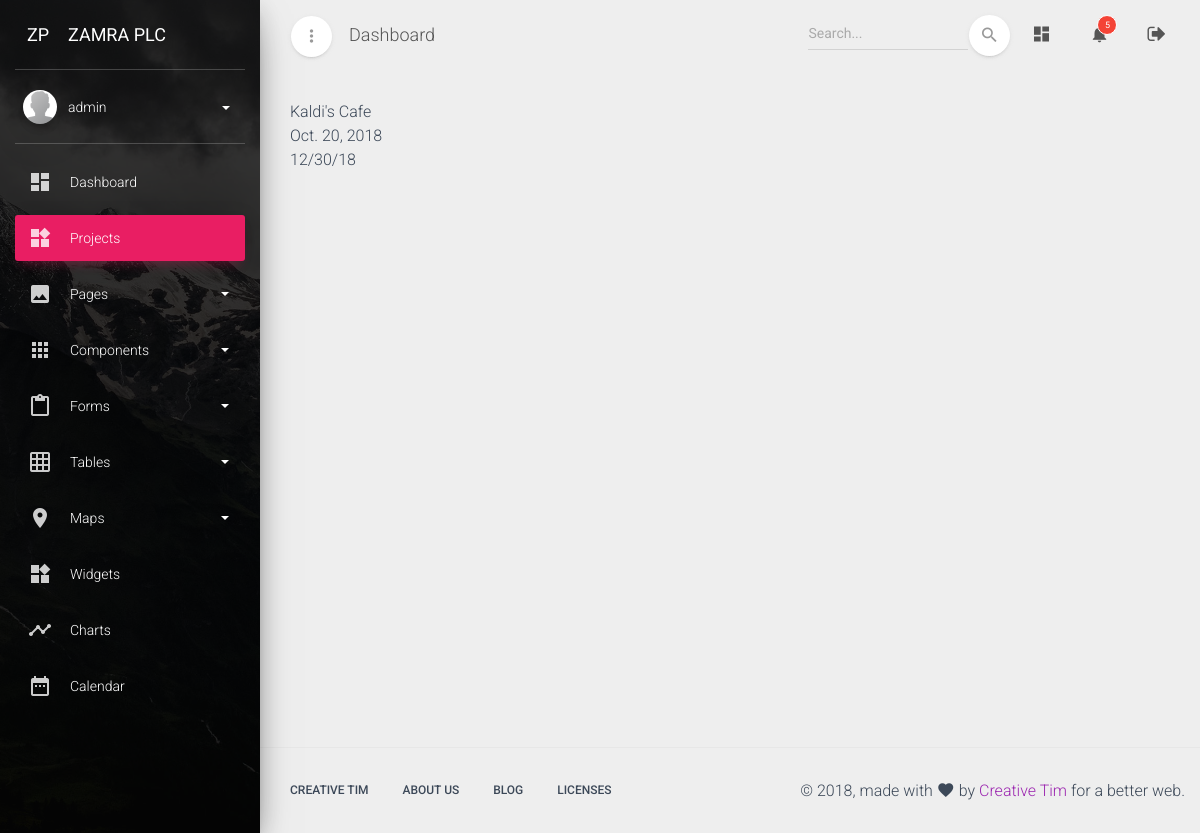
The page /dashboard/project/5 (signed in) on the database its author committed.
### dashboard/models.py (models this page shows, shortened)
class CustomUser(AbstractUser):
    avatar = models.ImageField(upload_to='avatars/', null=True, blank=True)
    full_name = models.CharField(max_length=120)
    job_title = models.CharField(max_length=100)
    bio = models.TextField('Short Bio', null=True, blank=True)
    projects_followed = models.ManyToManyField(
        'Project',
        related_name='projects_followed',
        blank=True
    )
    projects_administered = models.ManyToManyField(
        'Project',
        related_name='projects_administered',
        blank=True
    )
    is_project_admin = models.BooleanField(
        'Administer Project Detals',
        default=False,
    )
    is_insurance_admin = models.BooleanField(
        'Administer Insurance Details',
        default=False,
    )
    is_variation_admin = models.BooleanField(
        'Administer Variation Details',
        default=False,
    )
    is_claim_admin = models.BooleanField(
        'Administer Time Claim Details',
        default=False,
    )
    is_payment_admin = models.BooleanField(
        'Administer Payment Details',
        default=False,
    )
    def get_screen_name(self):
        if self.full_name:
            return self.get_full_name()
        else:
            return self.username

class Project(models.Model):
    CONSTRUCTION_TYPE_CHOICES = (
        ('builiding', 'Buildings and Structures'),
        ('road', 'Road and Highway'),
        ('water', 'Water and Irrigations'),
    )
    PROJECT_STATUS_CHOICES = (
        (1, 'Unknown'),
        (2, 'Mobilization'),
        (3, 'Active'),
        (4, 'Rectification'),
        (5, 'Suspended'),
        (6, 'Terminated'),
        (7, 'Closed'),
    )
    construction_type = models.CharField(
        max_length=60,
        choices=CONSTRUCTION_TYPE_CHOICES,
        default='builiding'
    )
    status = models.IntegerField(
        'Project Status',
        choices=PROJECT_STATUS_CHOICES,
        default=1,
    )
    consultant = models.ForeignKey(Consultant, on_delete=models.CASCADE)
    employer = models.CharField(
        max_length=100,
        help_text='Official full name of the Employer',
    )
    full_name = models.CharField(
        'Official Project Title',
        max_length=100,
        help_text='Official full name of the construction project',
    )
    short_name = models.CharField(
        'Short Unofficial Project Title',
        max_length=100,
        help_text='Short common name of the construction project',
    )
    project_code = models.CharField(
        'Project Code (Optional)',
        max_length=30,
        null=True, blank=True,
    )
    description = models.TextField(
        'Short Project Description',
        null=True, blank=True,
        help_text='Short description of the construction project. (Optional)',
    )
    contract_amount = models.DecimalField(
        max_digits=16, decimal_places=2,
        null=True, blank=True,
        help_text='Project contract amount in ETB (before VAT)',
    )
    signing_date = models.DateField(
        'Agreement Signing Date',
        null=True, blank=True,
    )
    site_handover = models.DateField(
        'Site Handover Date',
        null=True, blank=True,
    )
    commencement_date = models.DateField(
        'Commenecment Date',
        null=True, blank=True,
    )
    period = models.PositiveIntegerField(
        'Contract Period',
        null=True, blank=True,
        help_text='Project life time in calendar days')
    completion_date = models.DateField(
        'Intended Completion Date',
        null=True, blank=True,
        help_text='User yyyy-mm-dd format',
    )
    is_published = models.BooleanField('Published status', default=False)
    created_at = models.DateTimeField(auto_now_add=True)
    updated_at = models.DateTimeField(auto_now=True)
    objects = models.Manager()
    my_projects = managers.ProjectManager()
    class Meta:
        ordering = ['status', '-updated_at', 'short_name', ]
    def __str__(self):
        return self.short_name

### dashboard/views/projects.py (the view)
# urls.py: path('project/<int:pk>', projects.ProjectDetail.as_view(), name='project-detail'),
class ProjectDetail(LoginRequiredMixin, generic.DetailView):
    model = models.Project
    template_name = 'dashboard/projects/project_detail.html'
    def get_context_data(self, *args, **kwargs):
        context = super(ProjectDetail, self).get_context_data(*args, **kwargs)
        context['page_name'] = 'Projects'
        return context

### dashboard/templates/dashboard/projects/project_detail.html
{% extends 'dashboard_base.html' %}
{% load static %}
{% block content %}
   {{ project }}
   <br>
   {{ project.signing_date }}
   <br>
   {{ project.commencement_date|date:'m/d/y' }}
{% endblock content %}

### dashboard/templates/dashboard_base.html (shortened to what this page needs)
{% load static %}
<!DOCTYPE html>
<html lang="en">
<head>
  <link rel="stylesheet" href="https://maxcdn.bootstrapcdn.com/font-awesome/latest/css/font-awesome.min.css">
  <link rel="stylesheet" href="{% static 'assets/css/material-dashboard.min.css' %}">
  <link rel="stylesheet" href="{% static 'assets/css/custom.css' %}">
</head>
<body class="">
  <div class="wrapper">
  {% block wrapper %}
    <div class="sidebar" data-color="rose" data-background-color="black" data-image="{% static 'assets/img/sidebar-1.jpg' %}">
    {% block sidebar %}
        <div class="logo">
        {% block logo %}
            <a href="#" class="simple-text logo-mini">
                 ZP
            </a>
            <a href="#" class="simple-text logo-normal">
                 Zamra Plc
            </a>
        {% endblock logo %}
        </div>
        <div class="sidebar-wrapper">
        {% block sidebar_wrapper %}
            <div class="user">
                <div class="photo">
                    <img src="{% static 'assets/img/default-avatar.png' %}" />
                </div>
                <div class="user-info">
                    <a data-toggle="collapse" href="dashboard.html#collapseExample" class="username">
                        <span>
                           {{ user.get_screen_name }}
                          <b class="caret"></b>
                        </span>
                    </a>
                </div>
            </div>
            <ul class="nav">
                <li class="nav-item ">
                    <a class="nav-link" href="{% url 'dashboard:index' %}">
                        <i class="material-icons">dashboard</i>
                        <p> Dashboard </p>
                    </a>
                </li>
                <li class="nav-item {% if page_name == 'Projects' %} active {% endif %} ">
                    <a class="nav-link" href="{% url 'dashboard:project-list' %}">
                        <i class="material-icons">widgets</i>
                        <p> Projects </p>
                    </a>
                </li>
                <li class="nav-item ">
                    <a class="nav-link" data-toggle="collapse" href="dashboard.html#pagesExamples">
                        <i class="material-icons">image</i>
                        <p> Pages
                           <b class="caret"></b>
                        </p>
                    </a>
                </li>
                <li class="nav-item ">
                    <a class="nav-link" data-toggle="collapse" href="dashboard.html#componentsExamples">
                        <i class="material-icons">apps</i>
                        <p> Components
                           <b class="caret"></b>
                        </p>
                    </a>
                </li>
                <li class="nav-item ">
                    <a class="nav-link" data-toggle="collapse" href="dashboard.html#formsExamples">
                        <i class="material-icons">content_paste</i>
                        <p> Forms
                           <b class="caret"></b>
                        </p>
                    </a>
                </li>
                <li class="nav-item ">
                    <a class="nav-link" data-toggle="collapse" href="dashboard.html#tablesExamples">
                        <i class="material-icons">grid_on</i>
                        <p> Tables
                           <b class="caret"></b>
                        </p>
                    </a>
                </li>
                <li class="nav-item ">
                    <a class="nav-link" data-toggle="collapse" href="dashboard.html#mapsExamples">
                        <i class="material-icons">place</i>
                        <p> Maps
                           <b class="caret"></b>
                        </p>
                    </a>
                </li>
                <li class="nav-item ">
                    <a class="nav-link" href="widgets.html">
                        <i class="material-icons">widgets</i>
                        <p> Widgets </p>
                    </a>
                </li>
                <li class="nav-item ">
                    <a class="nav-link" href="charts.html">
                        <i class="material-icons">timeline</i>
                        <p> Charts </p>
                    </a>
                </li>
                <li class="nav-item ">
                    <a class="nav-link" href="calendar.html">
                        <i class="material-icons">date_range</i>
                        <p> Calendar </p>
                    </a>
                </li>
            </ul>
        {% endblock sidebar_wrapper %}
        </div>
    {% endblock sidebar %}
    </div>
    <div class="main-panel">
    {% block main_panel %}
        <nav class="navbar navbar-expand-lg navbar-transparent  navbar-absolute fixed-top">
        	<div class="container-fluid">
            <div class="navbar-wrapper">
              <div class="navbar-minimize">
                <button id="minimizeSidebar" class="btn btn-just-icon btn-white btn-fab btn-round">
                    <i class="material-icons text_align-center visible-on-sidebar-regular">more_vert</i>
                </button>
              </div>
        			<a class="navbar-brand" href="dashboard.html#pablo">Dashboard</a>
        		</div>
        	    <div class="collapse navbar-collapse justify-content-end">
              <form class="navbar-form">
                  <div class="input-group no-border">
                      <input type="text" value="" class="form-control" placeholder="Search...">
                      <button type="submit" class="btn btn-white btn-round btn-just-icon">
                        <i class="material-icons">search</i>
                        <div class="ripple-container"></div>
                      </button>
                  </div>
              </form>
        			<ul class="navbar-nav">
        				<li class="nav-item">
        					<a class="nav-link" href="{% url 'dashboard:index' %}">
                    <i class="material-icons">dashboard</i>
        					</a>
        				</li>
        				<li class="nav-item dropdown">
        					<a class="nav-link" href="https://creative-tim.com" id="navbarDropdownMenuLink" data-toggle="dropdown" aria-haspopup="true" aria-expanded="false">
                    <i class="material-icons">notifications</i>
                    <span class="notification">5</span>
        					</a>
        				</li>
        				<li class="nav-item">
        					<a class="nav-link" href="{% url 'dashboard:logout' %}" title="Logout">
                    <i class="fa fa-sign-out"></i>
        					</a>
        				</li>
        			</ul>
        	    </div>
        	</div>
        </nav>
        <div class="content">
          <div class="container-fluid">
            {% block content %}
            {% endblock content %}
        </div>
    {% endblock main_panel %}
    </div>
    {% block footer %}
    <footer class="footer ">
      <div class="container">
          <nav class="pull-left">
              <ul>
                  <li>
                      <a href="https://www.creative-tim.com">
                          Creative Tim
                      </a>
                  </li>
                  <li>
                      <a href="http://presentation.creative-tim.com">
                         About Us
                      </a>
                  </li>
                  <li>
                      <a href="http://blog.creative-tim.com">
                         Blog
                      </a>
                  </li>
                  <li>
                      <a href="https://www.creative-tim.com/license">
                          Licenses
                      </a>
                  </li>
              </ul>
          </nav>
          <div class="copyright pull-right">
              &copy; <script>document.write(new Date().getFullYear())</script>, made with <i class="material-icons">favorite</i> by <a href="https://www.creative-tim.com" target="_blank">Creative Tim</a> for a better web.
          </div>
      </div>
    </footer>
    {% endblock footer %}
  {% endblock wrapper %}
  </div>
</body>
</html>

### rows shown on the page
CustomUser: get_screen_name "admin"
Project: short_name "Kaldi's Cafe", signing_date "Oct. 20, 2018", commencement_date "12/30/18"
